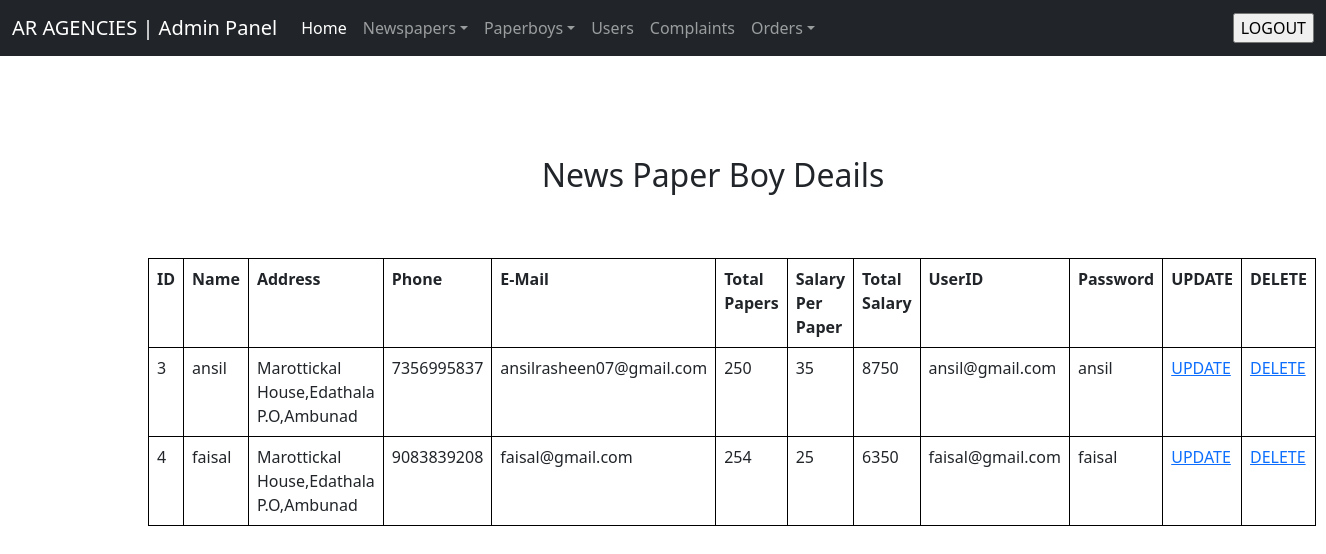
/admin/viewpaperboy.php (signed in), run on the app's committed database.
### tables this page shows
CREATE TABLE IF NOT EXISTS `paperboy` (
  `id` int(12) NOT NULL AUTO_INCREMENT,
  `name` varchar(50) NOT NULL,
  `address` varchar(50) NOT NULL,
  `phone` varchar(50) NOT NULL,
  `email` varchar(50) NOT NULL,
  `papers` varchar(50) NOT NULL,
  `salaryperpaper` varchar(50) NOT NULL,
  `totalsalary` varchar(50) NOT NULL,
  `userid` varchar(50) NOT NULL,
  `password` varchar(50) NOT NULL,
  PRIMARY KEY (`id`)
);

### admin/viewpaperboy.php (the view, shortened to what this page needs)
<?php include 'header.php' ?>
<?php
if (isset($_SESSION["role"])) {
    if($_SESSION["role"]=='ADMIN')
    {
?>
<html>
<head>
</head>
<body>
<div style="margin-left: 100px;  margin-top: 100px;" >
<h2 class="text-center mt-5">News Paper Boy Deails</h2>
<div class="p-5 ">
<table class="table" border="2">
    <tr>
       <th>ID</th>
       <th>Name</th>
       <th>Address</th>
       <th>Phone</th>
       <th>E-Mail</th>
       <th>Total Papers</th>
       <th>Salary Per Paper</th>
       <th>Total Salary</th>
       <th>UserID</th>
       <th>Password</th>
       <th>UPDATE</th>
       <th>DELETE</th>
    </tr>
  <?php
   include("dbcon.php");
   $sel="SELECT * FROM paperboy";
   $res=mysqli_query($con,$sel);
   $n=mysqli_num_rows($res);
   if($n>0)
   {
   while($row=mysqli_fetch_array($res))
   {
  ?>
  <tr>
    <td><?php echo $row['id'];?></td>
    <td><?php echo $row['name'];?></td>
    <td><?php echo $row['address'];?></td>
    <td><?php echo $row['phone'];?></td>
    <td><?php echo $row['email'];?></td>
    <td><?php echo $row['papers'];?></td>
    <td><?php echo $row['salaryperpaper'];?></td>
    <td><?php echo $row['totalsalary'];?></td>
    <td><?php echo $row['userid'];?></td>
    <td><?php echo $row['password'];?></td>
    <td><a href="updatepaperboys.php?id=<?php echo $row['id'];?>" >UPDATE</a></td>
    <td><a href="deletepaperboys.php?id=<?php echo $row['id'];?>" >DELETE</a></td>
   </tr>
   <?php
   }
   }
   ?>
   </table>
  </div>
</div>
<?php
}
else
{
    echo "You are not an admin";
}
}
else
{
    echo "LOGIN FIRST!!!!";
}
?>

### admin/viewpaperboy.php (style rules this page uses)
table, th, td { border: 1px solid black; border-collapse: collapse; }

### data on the page
paperboy: id "3", name "ansil", address "Marottickal House,Edathala P.O,Ambunad", phone "7356995837", email "ansilrasheen07@gmail.com", papers "250", salaryperpaper "35", totalsalary "8750", userid "ansil@gmail.com", password "ansil"
paperboy: id "4", name "faisal", address "Marottickal House,Edathala P.O,Ambunad", phone "9083839208", email "faisal@gmail.com", papers "254", salaryperpaper "25", totalsalary "6350", userid "faisal@gmail.com", password "faisal"
